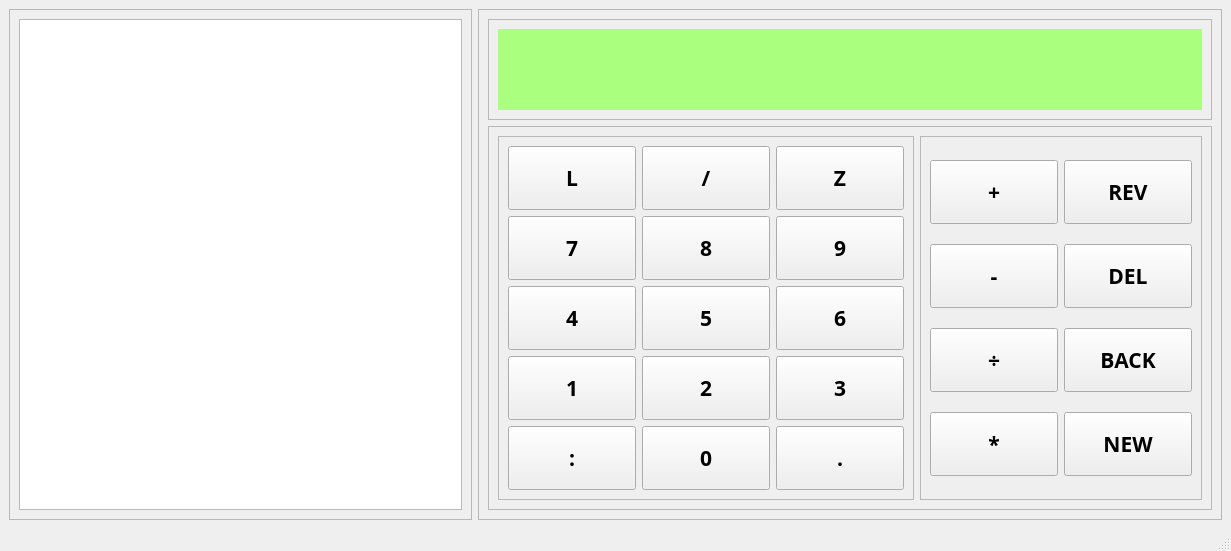
<?xml version="1.0" encoding="UTF-8"?>
<ui version="4.0">
 <class>MainWindow</class>
 <widget class="QMainWindow" name="MainWindow">
  <property name="geometry">
   <rect>
    <x>0</x>
    <y>0</y>
    <width>1231</width>
    <height>551</height>
   </rect>
  </property>
  <property name="windowTitle">
   <string>Nugget</string>
  </property>
  <widget class="QWidget" name="centralwidget">
   <layout class="QHBoxLayout" name="horizontalLayout">
    <item>
     <widget class="QFrame" name="frame_2">
      <property name="frameShape">
       <enum>QFrame::StyledPanel</enum>
      </property>
      <property name="frameShadow">
       <enum>QFrame::Raised</enum>
      </property>
      <layout class="QGridLayout" name="gridLayout">
       <item row="0" column="0">
        <widget class="QTableView" name="resTable">
         <property name="enabled">
          <bool>true</bool>
         </property>
         <property name="font">
          <font>
           <kerning>false</kerning>
          </font>
         </property>
         <property name="focusPolicy">
          <enum>Qt::WheelFocus</enum>
         </property>
        </widget>
       </item>
      </layout>
     </widget>
    </item>
    <item>
     <widget class="QFrame" name="frame">
      <property name="minimumSize">
       <size>
        <width>500</width>
        <height>0</height>
       </size>
      </property>
      <property name="frameShape">
       <enum>QFrame::StyledPanel</enum>
      </property>
      <property name="frameShadow">
       <enum>QFrame::Raised</enum>
      </property>
      <layout class="QVBoxLayout" name="verticalLayout">
       <item>
        <widget class="QFrame" name="frame_3">
         <property name="frameShape">
          <enum>QFrame::StyledPanel</enum>
         </property>
         <property name="frameShadow">
          <enum>QFrame::Raised</enum>
         </property>
         <layout class="QHBoxLayout" name="horizontalLayout_3">
          <item>
           <widget class="QLabel" name="resBox">
            <property name="sizePolicy">
             <sizepolicy hsizetype="Expanding" vsizetype="Expanding">
              <horstretch>0</horstretch>
              <verstretch>0</verstretch>
             </sizepolicy>
            </property>
            <property name="font">
             <font>
              <family>Droid Sans</family>
              <pointsize>24</pointsize>
              <weight>75</weight>
              <bold>true</bold>
             </font>
            </property>
            <property name="layoutDirection">
             <enum>Qt::LeftToRight</enum>
            </property>
            <property name="styleSheet">
             <string notr="true">background-color: rgb(170, 255, 127);
border-top-color: rgb(85, 85, 127);
border-bottom-color: rgb(85, 85, 127);
padding: 10px;</string>
            </property>
            <property name="text">
             <string/>
            </property>
            <property name="alignment">
             <set>Qt::AlignRight|Qt::AlignTrailing|Qt::AlignVCenter</set>
            </property>
           </widget>
          </item>
         </layout>
        </widget>
       </item>
       <item>
        <widget class="QFrame" name="frame_4">
         <property name="minimumSize">
          <size>
           <width>0</width>
           <height>300</height>
          </size>
         </property>
         <property name="frameShape">
          <enum>QFrame::StyledPanel</enum>
         </property>
         <property name="frameShadow">
          <enum>QFrame::Raised</enum>
         </property>
         <layout class="QHBoxLayout" name="horizontalLayout_2">
          <item>
           <widget class="QFrame" name="frame_5">
            <property name="frameShape">
             <enum>QFrame::StyledPanel</enum>
            </property>
            <property name="frameShadow">
             <enum>QFrame::Raised</enum>
            </property>
            <layout class="QGridLayout" name="gridLayout_2">
             <item row="5" column="0">
              <widget class="QPushButton" name="bcolon">
               <property name="minimumSize">
                <size>
                 <width>128</width>
                 <height>64</height>
                </size>
               </property>
               <property name="font">
                <font>
                 <family>Droid Sans</family>
                 <pointsize>16</pointsize>
                 <weight>75</weight>
                 <bold>true</bold>
                </font>
               </property>
               <property name="text">
                <string>:</string>
               </property>
              </widget>
             </item>
             <item row="4" column="2">
              <widget class="QPushButton" name="b2">
               <property name="minimumSize">
                <size>
                 <width>128</width>
                 <height>64</height>
                </size>
               </property>
               <property name="font">
                <font>
                 <family>Droid Sans</family>
                 <pointsize>16</pointsize>
                 <weight>75</weight>
                 <bold>true</bold>
                </font>
               </property>
               <property name="text">
                <string>2</string>
               </property>
              </widget>
             </item>
             <item row="2" column="2">
              <widget class="QPushButton" name="b5">
               <property name="minimumSize">
                <size>
                 <width>128</width>
                 <height>64</height>
                </size>
               </property>
               <property name="font">
                <font>
                 <family>Droid Sans</family>
                 <pointsize>16</pointsize>
                 <weight>75</weight>
                 <bold>true</bold>
                </font>
               </property>
               <property name="text">
                <string>5</string>
               </property>
              </widget>
             </item>
             <item row="1" column="0">
              <widget class="QPushButton" name="b7">
               <property name="minimumSize">
                <size>
                 <width>128</width>
                 <height>64</height>
                </size>
               </property>
               <property name="font">
                <font>
                 <family>Droid Sans</family>
                 <pointsize>16</pointsize>
                 <weight>75</weight>
                 <bold>true</bold>
                </font>
               </property>
               <property name="text">
                <string>7</string>
               </property>
              </widget>
             </item>
             <item row="2" column="0">
              <widget class="QPushButton" name="b4">
               <property name="minimumSize">
                <size>
                 <width>128</width>
                 <height>64</height>
                </size>
               </property>
               <property name="font">
                <font>
                 <family>Droid Sans</family>
                 <pointsize>16</pointsize>
                 <weight>75</weight>
                 <bold>true</bold>
                </font>
               </property>
               <property name="text">
                <string>4</string>
               </property>
              </widget>
             </item>
             <item row="1" column="2">
              <widget class="QPushButton" name="b8">
               <property name="minimumSize">
                <size>
                 <width>128</width>
                 <height>64</height>
                </size>
               </property>
               <property name="font">
                <font>
                 <family>Droid Sans</family>
                 <pointsize>16</pointsize>
                 <weight>75</weight>
                 <bold>true</bold>
                </font>
               </property>
               <property name="text">
                <string>8</string>
               </property>
              </widget>
             </item>
             <item row="2" column="4">
              <widget class="QPushButton" name="b6">
               <property name="minimumSize">
                <size>
                 <width>128</width>
                 <height>64</height>
                </size>
               </property>
               <property name="font">
                <font>
                 <family>Droid Sans</family>
                 <pointsize>16</pointsize>
                 <weight>75</weight>
                 <bold>true</bold>
                </font>
               </property>
               <property name="text">
                <string>6</string>
               </property>
              </widget>
             </item>
             <item row="4" column="4">
              <widget class="QPushButton" name="b3">
               <property name="minimumSize">
                <size>
                 <width>128</width>
                 <height>64</height>
                </size>
               </property>
               <property name="font">
                <font>
                 <family>Droid Sans</family>
                 <pointsize>16</pointsize>
                 <weight>75</weight>
                 <bold>true</bold>
                </font>
               </property>
               <property name="text">
                <string>3</string>
               </property>
              </widget>
             </item>
             <item row="1" column="4">
              <widget class="QPushButton" name="b9">
               <property name="minimumSize">
                <size>
                 <width>128</width>
                 <height>64</height>
                </size>
               </property>
               <property name="font">
                <font>
                 <family>Droid Sans</family>
                 <pointsize>16</pointsize>
                 <weight>75</weight>
                 <bold>true</bold>
                </font>
               </property>
               <property name="text">
                <string>9</string>
               </property>
              </widget>
             </item>
             <item row="5" column="2">
              <widget class="QPushButton" name="b0">
               <property name="minimumSize">
                <size>
                 <width>128</width>
                 <height>64</height>
                </size>
               </property>
               <property name="font">
                <font>
                 <family>Droid Sans</family>
                 <pointsize>16</pointsize>
                 <weight>75</weight>
                 <bold>true</bold>
                </font>
               </property>
               <property name="text">
                <string>0</string>
               </property>
              </widget>
             </item>
             <item row="4" column="0">
              <widget class="QPushButton" name="b1">
               <property name="minimumSize">
                <size>
                 <width>128</width>
                 <height>64</height>
                </size>
               </property>
               <property name="font">
                <font>
                 <family>Droid Sans</family>
                 <pointsize>16</pointsize>
                 <weight>75</weight>
                 <bold>true</bold>
                </font>
               </property>
               <property name="text">
                <string>1</string>
               </property>
              </widget>
             </item>
             <item row="5" column="4">
              <widget class="QPushButton" name="bdot">
               <property name="minimumSize">
                <size>
                 <width>128</width>
                 <height>64</height>
                </size>
               </property>
               <property name="font">
                <font>
                 <family>Droid Sans</family>
                 <pointsize>16</pointsize>
                 <weight>75</weight>
                 <bold>true</bold>
                </font>
               </property>
               <property name="text">
                <string>.</string>
               </property>
              </widget>
             </item>
             <item row="0" column="0">
              <widget class="QPushButton" name="bl">
               <property name="minimumSize">
                <size>
                 <width>128</width>
                 <height>64</height>
                </size>
               </property>
               <property name="font">
                <font>
                 <family>Droid Sans</family>
                 <pointsize>16</pointsize>
                 <weight>75</weight>
                 <bold>true</bold>
                </font>
               </property>
               <property name="text">
                <string>L</string>
               </property>
              </widget>
             </item>
             <item row="0" column="2">
              <widget class="QPushButton" name="bslash">
               <property name="minimumSize">
                <size>
                 <width>128</width>
                 <height>64</height>
                </size>
               </property>
               <property name="font">
                <font>
                 <family>Droid Sans</family>
                 <pointsize>16</pointsize>
                 <weight>75</weight>
                 <bold>true</bold>
                </font>
               </property>
               <property name="text">
                <string>/</string>
               </property>
              </widget>
             </item>
             <item row="0" column="4">
              <widget class="QPushButton" name="bz">
               <property name="minimumSize">
                <size>
                 <width>128</width>
                 <height>64</height>
                </size>
               </property>
               <property name="font">
                <font>
                 <family>Droid Sans</family>
                 <pointsize>16</pointsize>
                 <weight>75</weight>
                 <bold>true</bold>
                </font>
               </property>
               <property name="text">
                <string>Z</string>
               </property>
              </widget>
             </item>
            </layout>
           </widget>
          </item>
          <item>
           <widget class="QFrame" name="frame_6">
            <property name="frameShape">
             <enum>QFrame::StyledPanel</enum>
            </property>
            <property name="frameShadow">
             <enum>QFrame::Raised</enum>
            </property>
            <layout class="QGridLayout" name="gridLayout_3">
             <item row="0" column="0">
              <widget class="QPushButton" name="bplus">
               <property name="minimumSize">
                <size>
                 <width>128</width>
                 <height>64</height>
                </size>
               </property>
               <property name="font">
                <font>
                 <family>Droid Sans</family>
                 <pointsize>16</pointsize>
                 <weight>75</weight>
                 <bold>true</bold>
                </font>
               </property>
               <property name="text">
                <string>+</string>
               </property>
              </widget>
             </item>
             <item row="0" column="1">
              <widget class="QPushButton" name="brev">
               <property name="minimumSize">
                <size>
                 <width>128</width>
                 <height>64</height>
                </size>
               </property>
               <property name="font">
                <font>
                 <family>Droid Sans</family>
                 <pointsize>16</pointsize>
                 <weight>75</weight>
                 <bold>true</bold>
                </font>
               </property>
               <property name="text">
                <string>REV</string>
               </property>
              </widget>
             </item>
             <item row="1" column="0">
              <widget class="QPushButton" name="bminus">
               <property name="minimumSize">
                <size>
                 <width>128</width>
                 <height>64</height>
                </size>
               </property>
               <property name="font">
                <font>
                 <family>Droid Sans</family>
                 <pointsize>16</pointsize>
                 <weight>75</weight>
                 <bold>true</bold>
                </font>
               </property>
               <property name="text">
                <string>-</string>
               </property>
              </widget>
             </item>
             <item row="1" column="1">
              <widget class="QPushButton" name="bdel">
               <property name="minimumSize">
                <size>
                 <width>0</width>
                 <height>64</height>
                </size>
               </property>
               <property name="font">
                <font>
                 <family>Droid Sans</family>
                 <pointsize>16</pointsize>
                 <weight>75</weight>
                 <bold>true</bold>
                </font>
               </property>
               <property name="text">
                <string>DEL</string>
               </property>
              </widget>
             </item>
             <item row="2" column="0">
              <widget class="QPushButton" name="bdivide">
               <property name="minimumSize">
                <size>
                 <width>128</width>
                 <height>64</height>
                </size>
               </property>
               <property name="font">
                <font>
                 <family>Droid Sans</family>
                 <pointsize>16</pointsize>
                 <weight>75</weight>
                 <bold>true</bold>
                </font>
               </property>
               <property name="text">
                <string>÷</string>
               </property>
              </widget>
             </item>
             <item row="2" column="1">
              <widget class="QPushButton" name="bback">
               <property name="minimumSize">
                <size>
                 <width>0</width>
                 <height>64</height>
                </size>
               </property>
               <property name="font">
                <font>
                 <family>Droid Sans</family>
                 <pointsize>16</pointsize>
                 <weight>75</weight>
                 <bold>true</bold>
                </font>
               </property>
               <property name="text">
                <string>BACK</string>
               </property>
              </widget>
             </item>
             <item row="3" column="0">
              <widget class="QPushButton" name="btimes">
               <property name="minimumSize">
                <size>
                 <width>128</width>
                 <height>64</height>
                </size>
               </property>
               <property name="font">
                <font>
                 <family>Droid Sans</family>
                 <pointsize>16</pointsize>
                 <weight>75</weight>
                 <bold>true</bold>
                </font>
               </property>
               <property name="text">
                <string>*</string>
               </property>
              </widget>
             </item>
             <item row="3" column="1">
              <widget class="QPushButton" name="bnew">
               <property name="minimumSize">
                <size>
                 <width>0</width>
                 <height>64</height>
                </size>
               </property>
               <property name="font">
                <font>
                 <family>Droid Sans</family>
                 <pointsize>16</pointsize>
                 <weight>75</weight>
                 <bold>true</bold>
                </font>
               </property>
               <property name="text">
                <string>NEW</string>
               </property>
              </widget>
             </item>
            </layout>
           </widget>
          </item>
         </layout>
        </widget>
       </item>
      </layout>
     </widget>
    </item>
   </layout>
  </widget>
  <widget class="QMenuBar" name="menubar">
   <property name="geometry">
    <rect>
     <x>0</x>
     <y>0</y>
     <width>1231</width>
     <height>21</height>
    </rect>
   </property>
  </widget>
  <widget class="QStatusBar" name="statusbar"/>
 </widget>
 <resources/>
 <connections/>
</ui>
